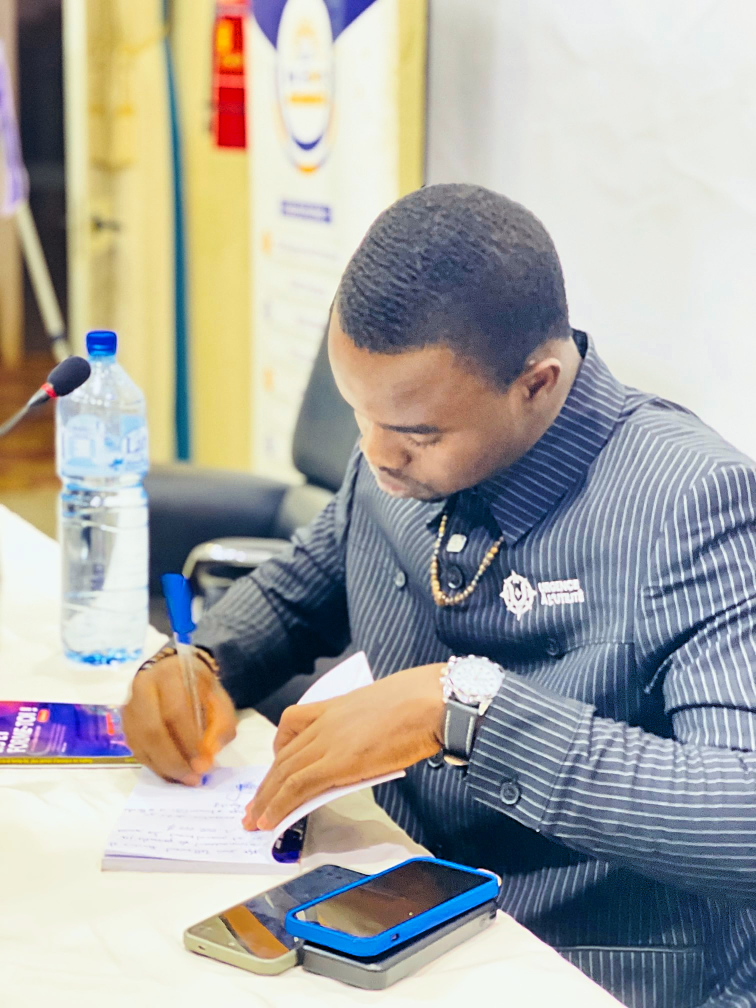
#> input picture retouches/IMG_2553_Lumineux_Punchy.jpg, 1512 x 2016 px (shown at 1/2 size)
$ python generer_lut.py ../retouches/IMG_2553_Lumineux_Punchy.jpg ../retouches/IMG_2553_Lumineux_Punchy.jpg
#> lines starting #> are read from the running program, lines starting #| are printed output that depends on the picture
"""Génère presets/Lumineux_Punchy.cube, un LUT 3D (33 points) qui reproduit
approximativement le preset Lightroom Lumineux_Punchy.xmp.

Le LUT ne couvre que la couleur et la tonalité. Texture, clarté, netteté et
réduction du bruit ne peuvent pas tenir dans un LUT.

Usage :
    python3 outils/generer_lut.py                  # écrit le .cube
    python3 outils/generer_lut.py photo.jpg out.jpg  # applique aussi le rendu à une photo
"""
import sys
from pathlib import Path

import numpy as np

TAILLE = 33
RACINE = Path(__file__).resolve().parent.parent
SORTIE = RACINE / "presets" / "Lumineux_Punchy.cube"

# Réglages (mêmes valeurs que le .xmp)
EXPOSITION = 0.40
CONTRASTE = 15
HAUTES_LUMIERES = -20
OMBRES = 10
BLANCS = 25
NOIRS = -15
VIBRANCE = 20
SATURATION = 5
# TSL : (teinte, saturation, luminance) par couleur, centre de teinte en degrés
TSL = {
    "rouge":   (0,   (0, 0, 0)),
    "orange":  (30,  (0, 10, 10)),
    "jaune":   (60,  (-5, 5, 5)),
    "vert":    (120, (0, -20, 0)),
    "aqua":    (180, (-5, 10, 0)),
    "bleu":    (225, (-5, 30 + 15, -5)),  # +15 : étalonnage primaire bleu
    "violet":  (270, (0, -10, 0)),
    "magenta": (315, (0, -10, 0)),
}
OMBRES_TEINTE, OMBRES_SAT = 220, 8
HL_TEINTE, HL_SAT = 45, 8
COURBE = [(0, 0), (60, 55), (128, 130), (192, 198), (255, 255)]


def srgb_vers_lin(x):
    return np.where(x <= 0.04045, x / 12.92, ((x + 0.055) / 1.055) ** 2.4)


def lin_vers_srgb(x):
    x = np.clip(x, 0, None)
    return np.where(x <= 0.0031308, 12.92 * x, 1.055 * np.power(x, 1 / 2.4) - 0.055)


def luma(rgb):
    return rgb @ np.array([0.2126, 0.7152, 0.0722])


def courbe_monotone(points):
    """Interpolation monotone (Fritsch-Carlson) des points de la courbe des tons."""
    xs = np.array([p[0] for p in points], float) / 255
    ys = np.array([p[1] for p in points], float) / 255
    d = np.diff(ys) / np.diff(xs)
    m = np.zeros_like(xs)
    m[0], m[-1] = d[0], d[-1]
    for i in range(1, len(xs) - 1):
        m[i] = 0 if d[i - 1] * d[i] <= 0 else 2 / (1 / d[i - 1] + 1 / d[i])

    def f(x):
        x = np.clip(x, 0, 1)
        i = np.clip(np.searchsorted(xs, x) - 1, 0, len(xs) - 2)
        h = xs[i + 1] - xs[i]
        t = (x - xs[i]) / h
        t2, t3 = t * t, t * t * t
        return ((2 * t3 - 3 * t2 + 1) * ys[i] + (t3 - 2 * t2 + t) * h * m[i]
                + (-2 * t3 + 3 * t2) * ys[i + 1] + (t3 - t2) * h * m[i + 1])
    return f


def tonalite(y):
    """Courbe appliquée à la luminance (valeurs gamma sRGB 0..1)."""
    # Blancs / noirs : déplacement des points extrêmes
    noir = -NOIRS / 100 * 0.10
    blanc = 1 - BLANCS / 100 * 0.08
    y = np.clip((y - noir) / (blanc - noir), 0, 1.2)
    # Ombres : relève les tons autour de 0.2
    y = y + OMBRES / 100 * 0.35 * y * (1 - np.clip(y, 0, 1)) ** 3
    # Hautes lumières : compression douce au-dessus de 0.75
    k = 0.75
    force = -HAUTES_LUMIERES / 100
    haut = y > k
    comp = k + (1 - k) * np.tanh((y - k) / (1 - k))
    y = np.where(haut, (1 - force) * np.minimum(y, 1) + force * comp, y)
    # Contraste : courbe en S autour de 0.5
    yc = np.clip(y, 0, 1)
    s = yc * yc * (3 - 2 * yc)
    y = yc + CONTRASTE / 100 * 0.6 * (s - yc)
    # Courbe des tons personnalisée
    return courbe_monotone(COURBE)(y)


def tonalite_norm(y):
    """Tonalité recalée pour que le blanc pur reste à 1."""
    return tonalite(y) / tonalite(np.array(1.0))


def rgb_vers_hsv(rgb):
    mx, mn = rgb.max(-1), rgb.min(-1)
    d = mx - mn
    s = np.where(mx > 1e-6, d / np.maximum(mx, 1e-6), 0)
    r, g, b = rgb[..., 0], rgb[..., 1], rgb[..., 2]
    dd = np.where(d > 1e-6, d, 1)
    h = np.select([mx == r, mx == g], [((g - b) / dd) % 6, (b - r) / dd + 2], (r - g) / dd + 4)
    h = np.where(d > 1e-6, h * 60, 0)
    return h, s, mx


def hsv_vers_rgb(h, s, v):
    h = (h % 360) / 60
    c = v * s
    x = c * (1 - np.abs(h % 2 - 1))
    z = np.zeros_like(h)
    i = np.floor(h).astype(int) % 6
    choix = [np.stack(t, -1) for t in [(c, x, z), (x, c, z), (z, c, x), (z, x, c), (x, z, c), (c, z, x)]]
    out = np.select([(i == k)[..., None] for k in range(6)], choix)
    return out + (v - c)[..., None]


def poids_teinte(h):
    """Poids de chaque plage TSL (triangulaires entre centres voisins)."""
    centres = [v[0] for v in TSL.values()]
    poids = []
    for j, c in enumerate(centres):
        g = centres[j - 1]
        dr = centres[(j + 1) % len(centres)]
        larg_g = (c - g) % 360
        larg_d = (dr - c) % 360
        diff = (h - c + 180) % 360 - 180
        w = np.where(diff < 0, 1 + diff / larg_g, 1 - diff / larg_d)
        poids.append(np.clip(w, 0, 1))
    return poids


def rendu(rgb):
    rgb = np.clip(rgb, 0, 1)
    # 1. Exposition (en linéaire), avec épaule douce pour ne pas brûler
    lin = srgb_vers_lin(rgb) * 2 ** EXPOSITION
    k = 0.6
    epaule = lambda x: np.where(x > k, k + (1 - k) * np.tanh((x - k) / (1 - k)), x)
    lin = epaule(lin) / epaule(np.array(2 ** EXPOSITION))  # le blanc pur reste blanc
    rgb = lin_vers_srgb(lin)

    # 2. Tonalité appliquée à la luminance en gardant les teintes
    y = luma(rgb)
    y2 = tonalite_norm(y)
    ratio = np.where(y > 1e-4, y2 / np.maximum(y, 1e-4), 1)
    rgb_ratio = rgb * ratio[..., None]
    rgb_canal = np.stack([tonalite_norm(rgb[..., c]) for c in range(3)], -1)
    rgb = np.clip(0.5 * rgb_ratio + 0.5 * rgb_canal, 0, 1)

    # 3. TSL par couleur
    h, s, v = rgb_vers_hsv(rgb)
    dh = np.zeros_like(h)
    fs = np.zeros_like(h)
    fl = np.zeros_like(h)
    for w, (_, (th, ts, tl)) in zip(poids_teinte(h), TSL.values()):
        dh += w * th * 0.3
        fs += w * ts / 100
        fl += w * tl / 100
    h = h + dh
    s = np.clip(s * (1 + fs), 0, 1)
    v = np.clip(v * (1 + 0.25 * fl * s), 0, 1)

    # 4. Vibrance (renforce surtout les couleurs peu saturées) puis saturation
    s = np.clip(s + VIBRANCE / 100 * 0.6 * s * (1 - s), 0, 1)
    s = np.clip(s * (1 + SATURATION / 100), 0, 1)
    rgb = hsv_vers_rgb(h, s, v)

    # 5. Étalonnage : ombres bleutées, hautes lumières chaudes
    def teinte(hue):
        c = hsv_vers_rgb(np.array(float(hue)), np.array(1.0), np.array(1.0))
        return c - luma(c)
    y = luma(rgb)[..., None]
    # (le noir pur et le blanc pur restent neutres)
    w_ombres = (1 - y) ** 2 * np.clip(y * 8, 0, 1)
    w_hl = y ** 2 * np.clip((1 - y) * 8, 0, 1)
    rgb = rgb + teinte(OMBRES_TEINTE) * OMBRES_SAT / 100 * 0.35 * w_ombres
    rgb = rgb + teinte(HL_TEINTE) * HL_SAT / 100 * 0.35 * w_hl
    return np.clip(rgb, 0, 1)


def ecrire_cube(chemin):
    g = np.linspace(0, 1, TAILLE)
    b, gg, r = np.meshgrid(g, g, g, indexing="ij")  # rouge varie le plus vite
    entree = np.stack([r, gg, b], -1).reshape(-1, 3)
    sortie = rendu(entree)
    lignes = ['TITLE "Lumineux Punchy"', f"LUT_3D_SIZE {TAILLE}",
              "DOMAIN_MIN 0.0 0.0 0.0", "DOMAIN_MAX 1.0 1.0 1.0"]
    lignes += [f"{p[0]:.6f} {p[1]:.6f} {p[2]:.6f}" for p in sortie]
    chemin.write_text("\n".join(lignes) + "\n")
    return sortie.reshape(TAILLE, TAILLE, TAILLE, 3)


def appliquer(lut, src, dst):
    from PIL import Image
    img = np.asarray(Image.open(src).convert("RGB")).astype(np.float64) / 255
    n = TAILLE - 1
    p = img * n
    i0 = np.clip(np.floor(p).astype(int), 0, n - 1)
    f = p - i0
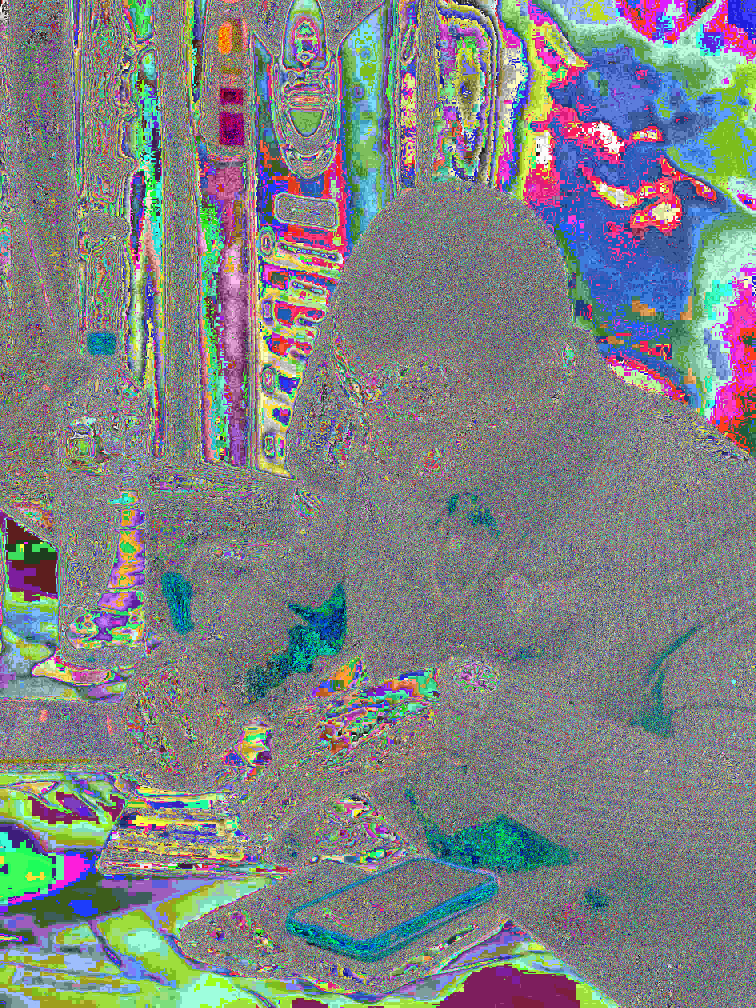
#> f: shape (2016, 1512, 3) float64 (shown at 1/2 size); mean R, G, B 0.499, 0.515, 0.521
    out = np.zeros_like(img)
    for dr in (0, 1):
        for dg in (0, 1):
            for db in (0, 1):
                w = ((f[..., 0] if dr else 1 - f[..., 0]) * (f[..., 1] if dg else 1 - f[..., 1])
                     * (f[..., 2] if db else 1 - f[..., 2]))
                out += w[..., None] * lut[i0[..., 2] + db, i0[..., 1] + dg, i0[..., 0] + dr]
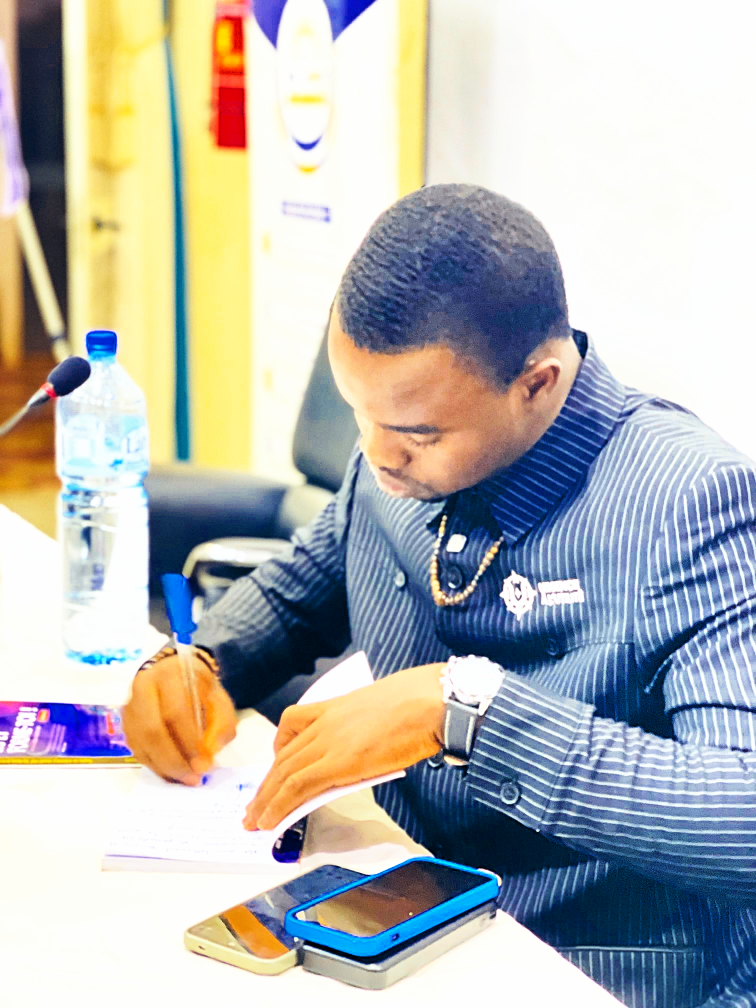
#> out: shape (2016, 1512, 3) float64 (shown at 1/2 size); mean R, G, B 0.711, 0.716, 0.705
    Image.fromarray((np.clip(out, 0, 1) * 255 + 0.5).astype(np.uint8)).save(dst, quality=95)


if __name__ == "__main__":
    lut = ecrire_cube(SORTIE)
    print(f"LUT écrit : {SORTIE}")
    if len(sys.argv) == 3:
        appliquer(lut, sys.argv[1], sys.argv[2])
        print(f"Photo retouchée : {sys.argv[2]}")
